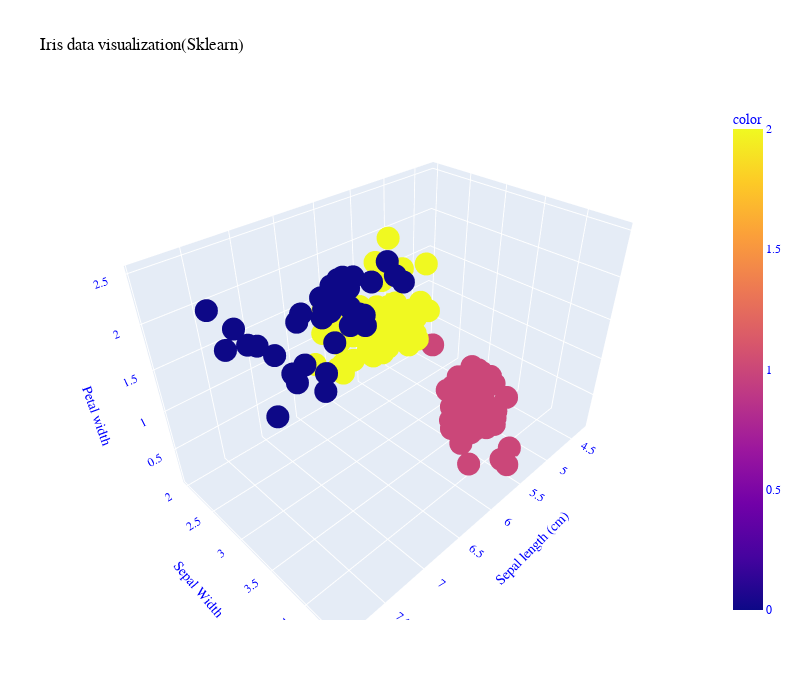

Notebook source saved alongside this figure:
### Markdown cell above
Checking our clustering with the available open package...(The cost we found to be similar)

### Code cell
# Using inbuilt libraries to check our algorithm
from sklearn.metrics import silhouette_score
from sklearn.cluster import KMeans
# Perform K-means clustering
kmeans = KMeans(n_clusters=3, random_state=42)
cluster_labels = kmeans.fit_predict(train_4d)
    
fig = px.scatter_3d(x=sepal_length,y=sepal_width,z=petal_width,color=cluster_labels,title='Iris data visualization(Sklearn)',
                    labels={'x':'Sepal length (cm)','y':'Sepal Width','z':'Petal width'},category_orders={'indices':['setosa','versicolour','virginica']},
                    width=800,height=700)
fig.update_layout(
    font_family="Comic Sans MS",
    font_color="blue",
    title_font_family="Comic Sans MS",
    title_font_color="black",
    legend_title_font_color="green"
)
fig.show()

### Figure 1 — Plotly figure (JSON) as saved in the notebook; plotly's stock layout.template omitted (floating-point values rounded to 4 significant figures; data arrays with more than 128 entries replaced by an {"elided": "..."} marker saying what was removed)
{"data": [{"hovertemplate": "Sepal length (cm)=%{x}<br>Sepal Width=%{y}<br>Petal width=%{z}<br>color=%{marker.color}<extra></extra>", "legendgroup": "", "marker": {"color": {"elided": "150 int values"}, "coloraxis": "coloraxis", "symbol": "circle"}, "mode": "markers", "name": "", "scene": "scene", "showlegend": false, "type": "scatter3d", "x": {"elided": "150 float values"}, "y": {"elided": "150 float values"}, "z": {"elided": "150 float values"}}], "layout": {"coloraxis": {"colorbar": {"title": {"text": "color"}}, "colorscale": [[0, "#0d0887"], [0.1111, "#46039f"], [0.2222, "#7201a8"], [0.3333, "#9c179e"], [0.4444, "#bd3786"], [0.5556, "#d8576b"], [0.6667, "#ed7953"], [0.7778, "#fb9f3a"], [0.8889, "#fdca26"], [1, "#f0f921"]]}, "font": {"color": "blue", "family": "Comic Sans MS"}, "height": 700, "legend": {"title": {"font": {"color": "green"}}, "tracegroupgap": 0}, "scene": {"domain": {"x": [0, 1], "y": [0, 1]}, "xaxis": {"title": {"text": "Sepal length (cm)"}}, "yaxis": {"title": {"text": "Sepal Width"}}, "zaxis": {"title": {"text": "Petal width"}}}, "title": {"font": {"color": "black", "family": "Comic Sans MS"}, "text": "Iris data visualization(Sklearn)"}, "width": 800}}
